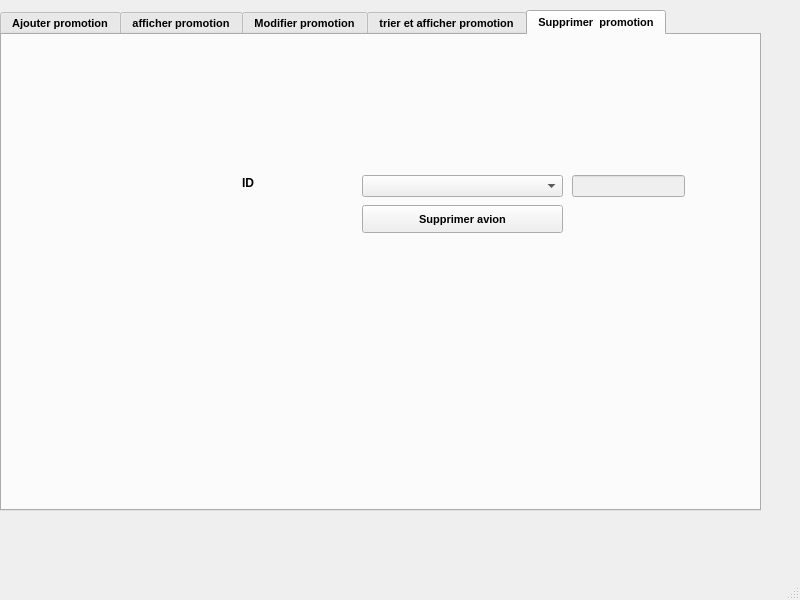
<?xml version="1.0" encoding="UTF-8"?>
<ui version="4.0">
 <class>MainWindow</class>
 <widget class="QMainWindow" name="MainWindow">
  <property name="geometry">
   <rect>
    <x>0</x>
    <y>0</y>
    <width>800</width>
    <height>600</height>
   </rect>
  </property>
  <property name="windowTitle">
   <string>MainWindow</string>
  </property>
  <widget class="QWidget" name="centralwidget">
   <widget class="QTabWidget" name="tabWidget">
    <property name="geometry">
     <rect>
      <x>0</x>
      <y>10</y>
      <width>761</width>
      <height>501</height>
     </rect>
    </property>
    <property name="font">
     <font>
      <pointsize>8</pointsize>
      <weight>75</weight>
      <bold>true</bold>
      <underline>false</underline>
     </font>
    </property>
    <property name="currentIndex">
     <number>4</number>
    </property>
    <widget class="QWidget" name="tab_8">
     <attribute name="title">
      <string>Ajouter promotion</string>
     </attribute>
     <widget class="QLabel" name="reference">
      <property name="geometry">
       <rect>
        <x>190</x>
        <y>130</y>
        <width>111</width>
        <height>20</height>
       </rect>
      </property>
      <property name="font">
       <font>
        <pointsize>9</pointsize>
        <weight>75</weight>
        <bold>true</bold>
        <underline>false</underline>
       </font>
      </property>
      <property name="text">
       <string>date_debut</string>
      </property>
     </widget>
     <widget class="QLabel" name="quantite">
      <property name="geometry">
       <rect>
        <x>190</x>
        <y>160</y>
        <width>81</width>
        <height>20</height>
       </rect>
      </property>
      <property name="font">
       <font>
        <pointsize>9</pointsize>
        <weight>75</weight>
        <bold>true</bold>
        <underline>false</underline>
       </font>
      </property>
      <property name="text">
       <string>date_fin</string>
      </property>
     </widget>
     <widget class="QLineEdit" name="contenu">
      <property name="geometry">
       <rect>
        <x>340</x>
        <y>190</y>
        <width>211</width>
        <height>22</height>
       </rect>
      </property>
     </widget>
     <widget class="QLabel" name="prix">
      <property name="geometry">
       <rect>
        <x>190</x>
        <y>190</y>
        <width>141</width>
        <height>20</height>
       </rect>
      </property>
      <property name="font">
       <font>
        <pointsize>9</pointsize>
        <weight>75</weight>
        <bold>true</bold>
        <underline>false</underline>
       </font>
      </property>
      <property name="text">
       <string>contenu</string>
      </property>
     </widget>
     <widget class="QPushButton" name="ajouter">
      <property name="geometry">
       <rect>
        <x>380</x>
        <y>260</y>
        <width>131</width>
        <height>28</height>
       </rect>
      </property>
      <property name="text">
       <string>Ajouter</string>
      </property>
     </widget>
     <widget class="QLineEdit" name="nom">
      <property name="geometry">
       <rect>
        <x>340</x>
        <y>100</y>
        <width>211</width>
        <height>22</height>
       </rect>
      </property>
     </widget>
     <widget class="QLabel" name="reference_4">
      <property name="geometry">
       <rect>
        <x>190</x>
        <y>100</y>
        <width>111</width>
        <height>20</height>
       </rect>
      </property>
      <property name="font">
       <font>
        <pointsize>9</pointsize>
        <weight>75</weight>
        <bold>true</bold>
        <underline>false</underline>
       </font>
      </property>
      <property name="text">
       <string>nom</string>
      </property>
     </widget>
     <widget class="QLineEdit" name="ID">
      <property name="geometry">
       <rect>
        <x>340</x>
        <y>60</y>
        <width>211</width>
        <height>22</height>
       </rect>
      </property>
     </widget>
     <widget class="QLabel" name="reference_6">
      <property name="geometry">
       <rect>
        <x>190</x>
        <y>60</y>
        <width>111</width>
        <height>20</height>
       </rect>
      </property>
      <property name="font">
       <font>
        <pointsize>9</pointsize>
        <weight>75</weight>
        <bold>true</bold>
        <underline>false</underline>
       </font>
      </property>
      <property name="text">
       <string>ID</string>
      </property>
     </widget>
     <widget class="QDateEdit" name="dateEdit">
      <property name="geometry">
       <rect>
        <x>340</x>
        <y>130</y>
        <width>211</width>
        <height>22</height>
       </rect>
      </property>
     </widget>
     <widget class="QDateEdit" name="dateEdit_2">
      <property name="geometry">
       <rect>
        <x>340</x>
        <y>160</y>
        <width>211</width>
        <height>22</height>
       </rect>
      </property>
     </widget>
    </widget>
    <widget class="QWidget" name="tab_12">
     <attribute name="title">
      <string>afficher promotion</string>
     </attribute>
     <widget class="QTableView" name="tabemployer_2">
      <property name="geometry">
       <rect>
        <x>140</x>
        <y>120</y>
        <width>441</width>
        <height>211</height>
       </rect>
      </property>
     </widget>
     <widget class="QPushButton" name="pushButton">
      <property name="geometry">
       <rect>
        <x>260</x>
        <y>90</y>
        <width>191</width>
        <height>28</height>
       </rect>
      </property>
      <property name="text">
       <string>afficher</string>
      </property>
     </widget>
    </widget>
    <widget class="QWidget" name="tab_9">
     <attribute name="title">
      <string>Modifier promotion</string>
     </attribute>
     <widget class="QPushButton" name="modifier_2">
      <property name="geometry">
       <rect>
        <x>250</x>
        <y>390</y>
        <width>201</width>
        <height>28</height>
       </rect>
      </property>
      <property name="font">
       <font>
        <pointsize>8</pointsize>
        <weight>75</weight>
        <bold>true</bold>
        <underline>false</underline>
       </font>
      </property>
      <property name="text">
       <string>Modifier Promotion</string>
      </property>
     </widget>
     <widget class="QLabel" name="type_7">
      <property name="geometry">
       <rect>
        <x>160</x>
        <y>260</y>
        <width>61</width>
        <height>20</height>
       </rect>
      </property>
      <property name="font">
       <font>
        <pointsize>9</pointsize>
        <weight>75</weight>
        <bold>true</bold>
        <underline>false</underline>
       </font>
      </property>
      <property name="text">
       <string>date_fin</string>
      </property>
     </widget>
     <widget class="QLineEdit" name="nom1">
      <property name="geometry">
       <rect>
        <x>310</x>
        <y>200</y>
        <width>211</width>
        <height>22</height>
       </rect>
      </property>
     </widget>
     <widget class="QLabel" name="reference_8">
      <property name="geometry">
       <rect>
        <x>160</x>
        <y>170</y>
        <width>111</width>
        <height>20</height>
       </rect>
      </property>
      <property name="font">
       <font>
        <pointsize>9</pointsize>
        <weight>75</weight>
        <bold>true</bold>
        <underline>false</underline>
       </font>
      </property>
      <property name="text">
       <string>ID</string>
      </property>
     </widget>
     <widget class="QLabel" name="quantite_8">
      <property name="geometry">
       <rect>
        <x>160</x>
        <y>200</y>
        <width>81</width>
        <height>20</height>
       </rect>
      </property>
      <property name="font">
       <font>
        <pointsize>9</pointsize>
        <weight>75</weight>
        <bold>true</bold>
        <underline>false</underline>
       </font>
      </property>
      <property name="text">
       <string>nom :</string>
      </property>
     </widget>
     <widget class="QComboBox" name="comboBox_3">
      <property name="geometry">
       <rect>
        <x>310</x>
        <y>170</y>
        <width>211</width>
        <height>22</height>
       </rect>
      </property>
     </widget>
     <widget class="QLabel" name="prix_7">
      <property name="geometry">
       <rect>
        <x>160</x>
        <y>230</y>
        <width>141</width>
        <height>20</height>
       </rect>
      </property>
      <property name="font">
       <font>
        <pointsize>9</pointsize>
        <weight>75</weight>
        <bold>true</bold>
        <underline>false</underline>
       </font>
      </property>
      <property name="text">
       <string>date_debut</string>
      </property>
     </widget>
     <widget class="QLineEdit" name="contenu1">
      <property name="geometry">
       <rect>
        <x>310</x>
        <y>300</y>
        <width>211</width>
        <height>22</height>
       </rect>
      </property>
     </widget>
     <widget class="QLabel" name="type_8">
      <property name="geometry">
       <rect>
        <x>160</x>
        <y>300</y>
        <width>61</width>
        <height>20</height>
       </rect>
      </property>
      <property name="font">
       <font>
        <pointsize>9</pointsize>
        <weight>75</weight>
        <bold>true</bold>
        <underline>false</underline>
       </font>
      </property>
      <property name="text">
       <string>contenu</string>
      </property>
     </widget>
     <widget class="QDateEdit" name="dateEdit_3">
      <property name="geometry">
       <rect>
        <x>310</x>
        <y>230</y>
        <width>211</width>
        <height>22</height>
       </rect>
      </property>
     </widget>
     <widget class="QDateEdit" name="dateEdit_4">
      <property name="geometry">
       <rect>
        <x>310</x>
        <y>260</y>
        <width>211</width>
        <height>22</height>
       </rect>
      </property>
     </widget>
    </widget>
    <widget class="QWidget" name="tab_10">
     <attribute name="title">
      <string>trier et afficher promotion</string>
     </attribute>
     <widget class="QTableView" name="tabemployer">
      <property name="geometry">
       <rect>
        <x>30</x>
        <y>70</y>
        <width>661</width>
        <height>381</height>
       </rect>
      </property>
     </widget>
     <widget class="QLabel" name="label_31">
      <property name="geometry">
       <rect>
        <x>70</x>
        <y>40</y>
        <width>101</width>
        <height>16</height>
       </rect>
      </property>
      <property name="font">
       <font>
        <pointsize>9</pointsize>
        <weight>75</weight>
        <bold>true</bold>
        <underline>false</underline>
       </font>
      </property>
      <property name="text">
       <string>ID</string>
      </property>
     </widget>
     <widget class="QLineEdit" name="lineEdit_19">
      <property name="geometry">
       <rect>
        <x>190</x>
        <y>40</y>
        <width>201</width>
        <height>22</height>
       </rect>
      </property>
     </widget>
     <widget class="QRadioButton" name="radioButton_3">
      <property name="geometry">
       <rect>
        <x>150</x>
        <y>450</y>
        <width>95</width>
        <height>20</height>
       </rect>
      </property>
      <property name="text">
       <string>croissant</string>
      </property>
     </widget>
     <widget class="QRadioButton" name="radioButton_4">
      <property name="geometry">
       <rect>
        <x>310</x>
        <y>450</y>
        <width>111</width>
        <height>20</height>
       </rect>
      </property>
      <property name="text">
       <string>decroissant</string>
      </property>
     </widget>
    </widget>
    <widget class="QWidget" name="tab_11">
     <attribute name="title">
      <string>Supprimer  promotion</string>
     </attribute>
     <widget class="QPushButton" name="supprimer">
      <property name="geometry">
       <rect>
        <x>360</x>
        <y>170</y>
        <width>201</width>
        <height>28</height>
       </rect>
      </property>
      <property name="font">
       <font>
        <pointsize>8</pointsize>
        <weight>75</weight>
        <bold>true</bold>
        <underline>false</underline>
       </font>
      </property>
      <property name="text">
       <string>Supprimer avion</string>
      </property>
     </widget>
     <widget class="QLineEdit" name="sup">
      <property name="enabled">
       <bool>false</bool>
      </property>
      <property name="geometry">
       <rect>
        <x>570</x>
        <y>140</y>
        <width>113</width>
        <height>22</height>
       </rect>
      </property>
     </widget>
     <widget class="QLabel" name="reference_sup_4">
      <property name="geometry">
       <rect>
        <x>240</x>
        <y>140</y>
        <width>101</width>
        <height>16</height>
       </rect>
      </property>
      <property name="font">
       <font>
        <pointsize>9</pointsize>
        <weight>75</weight>
        <bold>true</bold>
        <underline>false</underline>
       </font>
      </property>
      <property name="text">
       <string>ID</string>
      </property>
     </widget>
     <widget class="QComboBox" name="comboBox_5">
      <property name="geometry">
       <rect>
        <x>360</x>
        <y>140</y>
        <width>201</width>
        <height>22</height>
       </rect>
      </property>
     </widget>
    </widget>
   </widget>
  </widget>
  <widget class="QMenuBar" name="menubar">
   <property name="geometry">
    <rect>
     <x>0</x>
     <y>0</y>
     <width>800</width>
     <height>26</height>
    </rect>
   </property>
  </widget>
  <widget class="QStatusBar" name="statusbar"/>
 </widget>
 <resources/>
 <connections/>
</ui>
